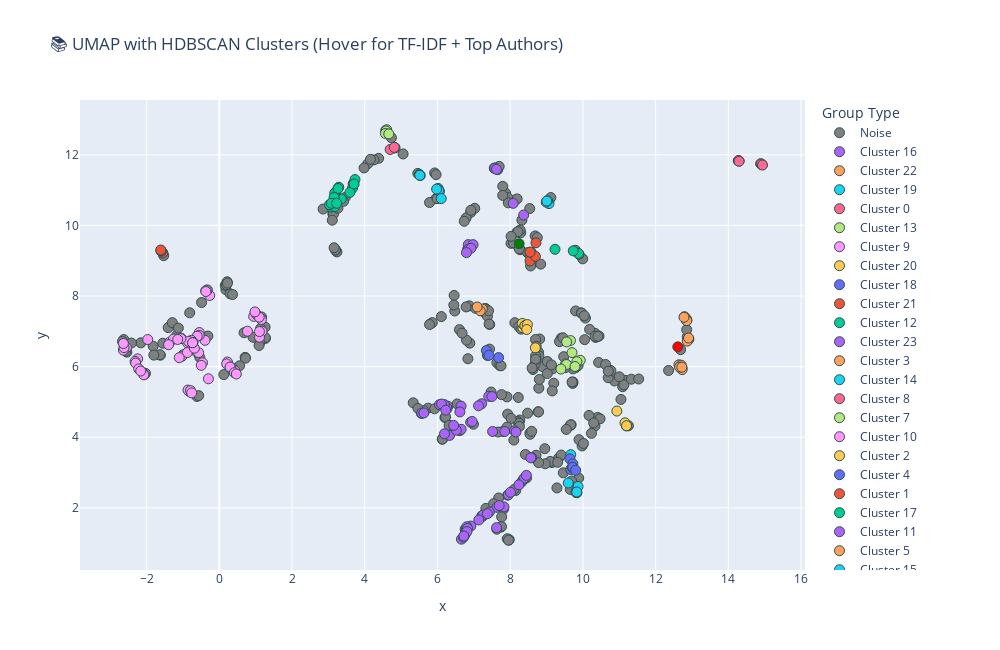

Notebook code cell kept with this figure:
### Code cell
import umap
import hdbscan
import pandas as pd
import numpy as np
import plotly.express as px
from collections import Counter
from sklearn.feature_extraction.text import CountVectorizer, TfidfTransformer

# Combine embeddings
all_embeddings = np.vstack([embeddings, emb_high, emb_low])
labels = [p["title"] for p in papers] + ["[Query: RL Safety]", "[Query: Baroque Music]"]
types = ["Paper"] * len(papers) + ["Query: RL Safety", "Query: Baroque Music"]

# === 1. UMAP dimensionality reduction ===
reducer = umap.UMAP(n_neighbors=5, min_dist=0.1, metric="cosine", random_state=42)
proj = reducer.fit_transform(all_embeddings)

# === 2. HDBSCAN clustering (only for papers) ===
clusterer = hdbscan.HDBSCAN(min_cluster_size=3, metric="euclidean")
cluster_labels = clusterer.fit_predict(embeddings)
umap_df = pd.DataFrame(proj, columns=["x", "y"])
umap_df["label"] = labels
umap_df["type"] = types
umap_df["cluster"] = list(cluster_labels) + ["Query", "Query"]

# === 3. c-TF-IDF keyword extraction ===
abstracts = [p["abstract"] or "" for p in papers]
df_tfidf = pd.DataFrame({"doc": abstracts, "cluster": cluster_labels})
df_tfidf = df_tfidf[df_tfidf["cluster"] != -1]  # skip outliers

# Group text by cluster
docs_per_cluster = df_tfidf.groupby("cluster")["doc"].apply(lambda x: " ".join(x)).tolist()
vectorizer = CountVectorizer(stop_words="english", max_features=3000)
X = vectorizer.fit_transform(docs_per_cluster)
tfidf = TfidfTransformer().fit_transform(X)
terms = np.array(vectorizer.get_feature_names_out())
top_words_per_cluster = [
    ", ".join(terms[row.toarray().argsort()[0][-5:][::-1]]) for row in tfidf
]
cluster_id_to_words = dict(zip(df_tfidf["cluster"].unique(), top_words_per_cluster))

# === 3b. Get clean top 2-word author names per cluster ===
import re
from collections import Counter

def extract_two_word_ngrams(text):
    # Remove punctuation and normalize
    text = re.sub(r"[^\w\s]", "", text)
    words = text.lower().split()
    ngrams = [" ".join(words[i:i+2]) for i in range(len(words)-1)]
    return [ng for ng in ngrams if "and" not in ng.split()]

# === 3b. Compute top 2-word author n-grams per cluster ===
cluster_author_map = {}
for cluster_id in np.unique(cluster_labels):
    if cluster_id == -1:
        continue
    ngram_counter = Counter()
    for i, c in enumerate(cluster_labels):
        if c == cluster_id:
            author_text = papers[i].get("authors", "")
            ngrams = extract_two_word_ngrams(author_text)
            ngram_counter.update(ngrams)
    top_ngrams = [ngram for ngram, _ in ngram_counter.most_common(3)]
    cluster_author_map[cluster_id] = ", ".join(top_ngrams)



# === 4. Simplified label column ===
def simple_cluster_label(row):
    if row["type"].startswith("Query"):
        return row["type"]
    elif row["cluster"] == -1:
        return "Noise"
    else:
        return f"Cluster {row['cluster']}"

# === 5. Add hover details ===
def tooltip_details(row):
    if row["type"].startswith("Query"):
        return row["type"]
    elif row["cluster"] == -1:
        return "Noise point"
    else:
        words = cluster_id_to_words.get(row["cluster"], "")
        authors = cluster_author_map.get(row["cluster"], "")
        return f"Top terms: {words}<br>Top authors: {authors}"

umap_df["cluster_label"] = umap_df.apply(simple_cluster_label, axis=1)
umap_df["hover"] = umap_df.apply(tooltip_details, axis=1)

# === 6. Plot ===
fig = px.scatter(
    umap_df,
    x="x",
    y="y",
    color="cluster_label",
    hover_name="label",
    hover_data={"hover": True, "x": False, "y": False, "cluster_label": False},
    title="📚 UMAP with HDBSCAN Clusters (Hover for TF-IDF + Top Authors)",
    width=1000,
    height=650,
    color_discrete_map={
        "Query: RL Safety": "green",
        "Query: Baroque Music": "red",
        "Noise": "gray"
    }
)

fig.update_traces(marker=dict(size=10, line=dict(width=1, color="DarkSlateGrey")))
fig.update_layout(legend_title_text="Group Type")
fig.show()
